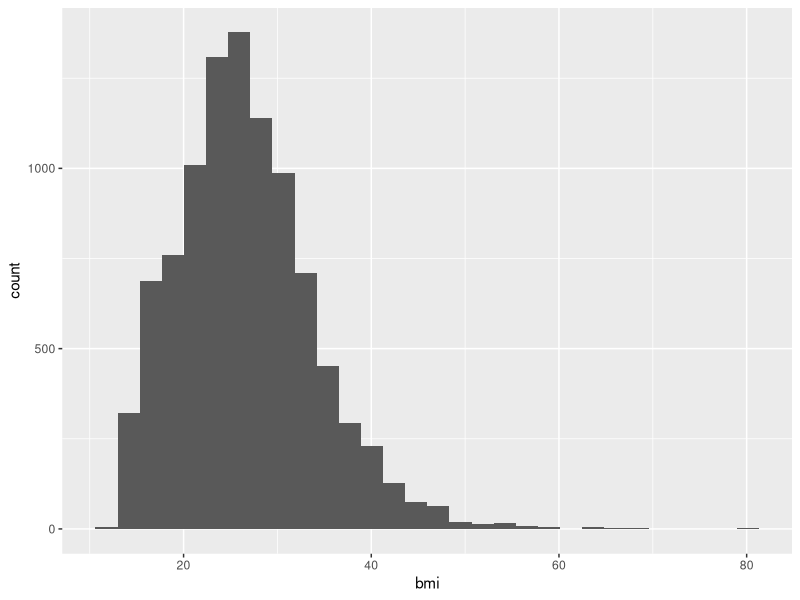
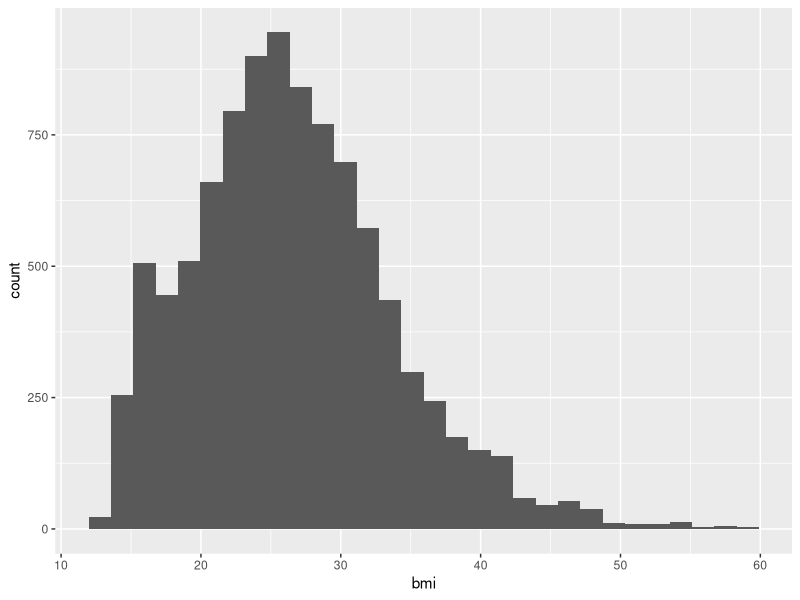
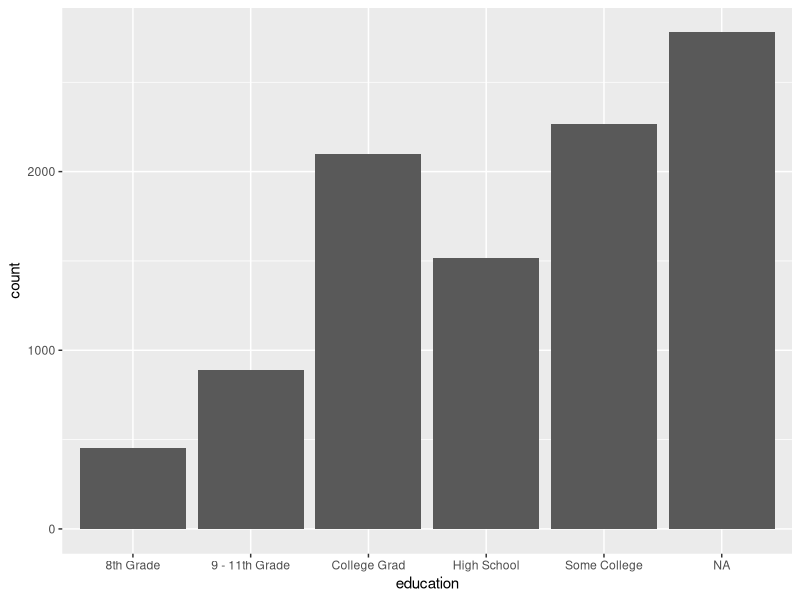
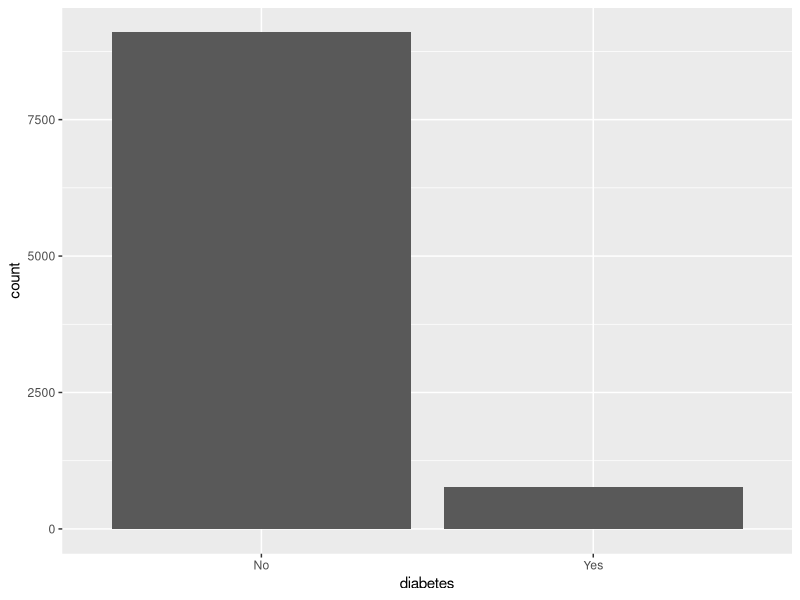
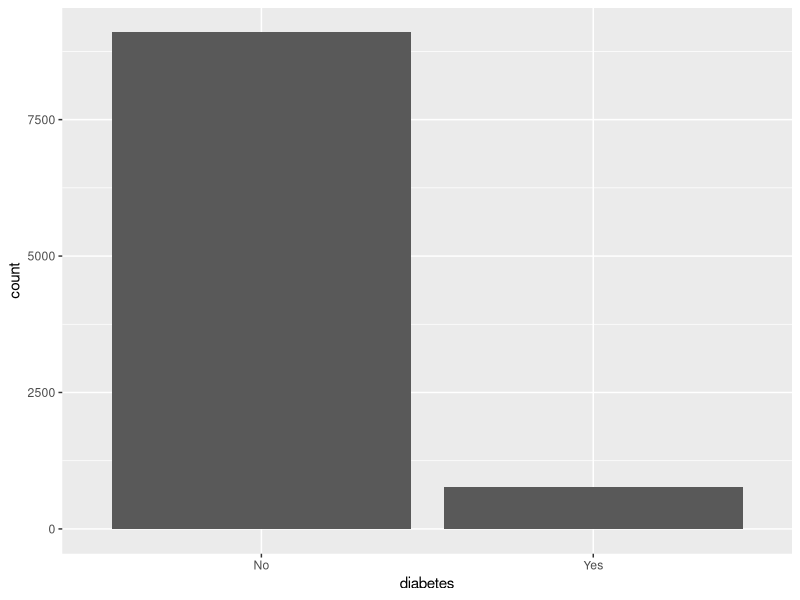
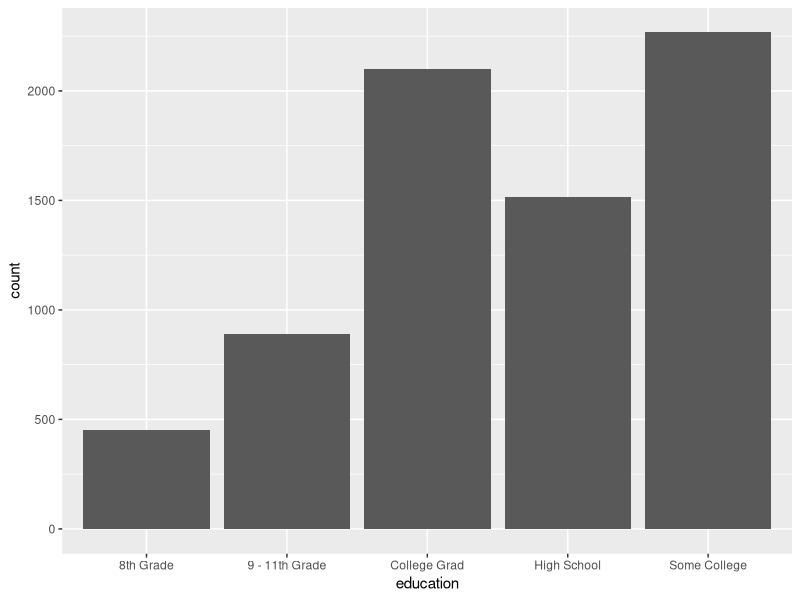
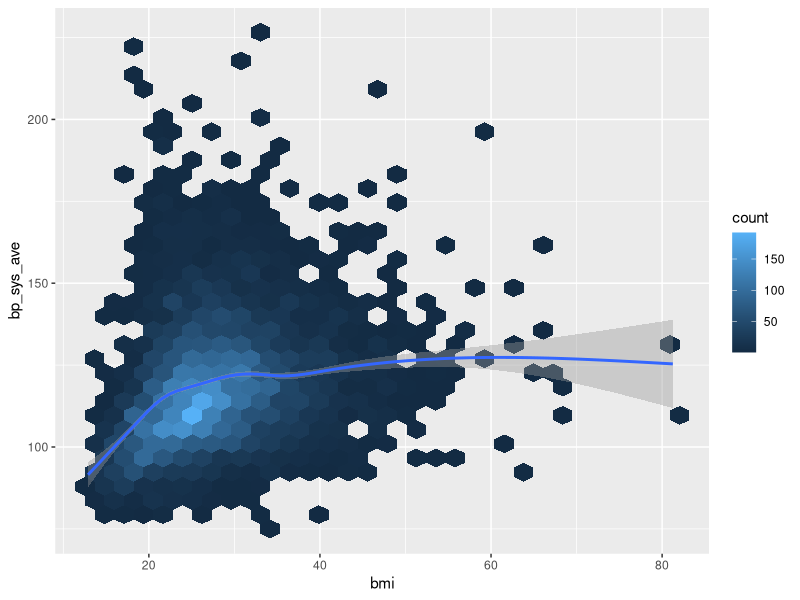
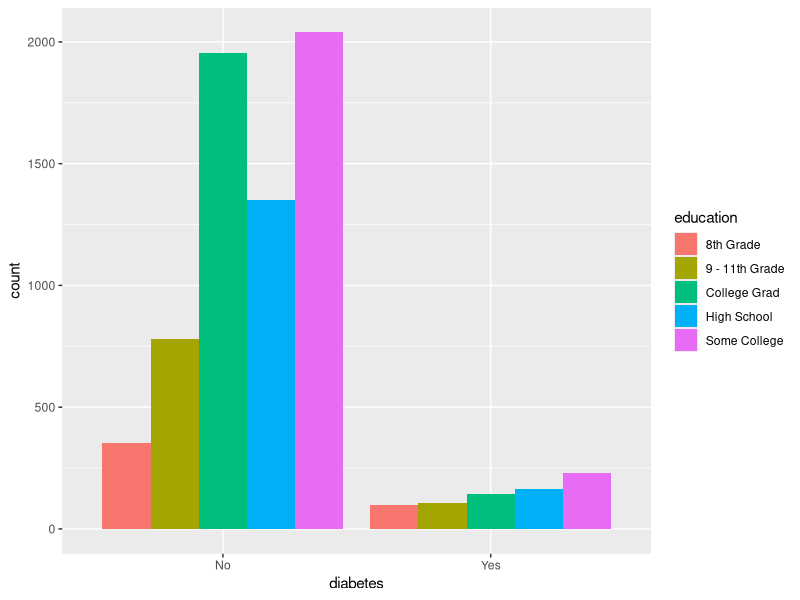

Recreate these plots in R, in order.
## ---- chunk 1
#| include: false
# This allow us to hide the messages and warnings
# By adding "setup" it tells markdown that it is a setup chunk, it will allow you to load your library easily when you start R markdown again. We need to add here the libraries we are going to use as well as our data_set

library(tidyverse)
nhanes_small <- read_csv(here::here("data/nhanes_small.csv"))
## ---- chunk 2
#| echo: false
#| warning: false
#| message: false
# When writing those names, always use "-" instead of "_"
# creation of this code chunk by doing command, option, i
# To do | do option 7

nhanes_small %>%
  filter(!is.na(diabetes)) %>%
  group_by(diabetes, education) %>%
  summarize(
    max_bmi = max(bmi, na.rm = TRUE),
    min_bmi = min(bmi, na.rm = TRUE)
  ) %>%
  ungroup() %>%
  knitr::kable(caption = "Mean values of Age and bmi for each diabetes and physical activity status") # Add a heading to the table
## ---- chunk 3
#| echo: false
nhanes_small %>%
  filter(!is.na(diabetes), !is.na(education)) %>%
  group_by(diabetes, education) %>%
  summarise(
    mean_age = mean(age, na.rm = TRUE),
    mean_bmi = mean(bmi, na.rm = TRUE)
  ) %>%
  ungroup() %>%
  mutate(
    # Task 2a.
    mean_age = round(mean_age, 1),
    mean_bmi = round(mean_bmi, 1),
    # Task 2b.
    education = str_to_sentence(education)
  ) %>%
  rename(
    # Task 3.
    "Diabetes Status" = diabetes,
    "Education" = education,
    "Mean Age" = mean_age,
    "Mean BMI" = mean_bmi
  ) %>%
  knitr::kable(caption = "Mean values of Age and BMI for each education and diabetes status.")
## ---- chunk 4
ggplot(nhanes_small, aes(x = bmi)) +
    geom_histogram(na.rm = TRUE)

# In the argument we add different layers to our graph. First, aes() is aesthetic, we add inside the value of the axis. We add a new layer adding "+" and jumping line. The second layer in geometry. Be careful to keep the spaces where there are.

## ---- chunk 5
#| fig-cap: "Distribution of BMI." 
#| label: fig-bmi-histo

#Do not put comment between the headers otherwise it is not recognizing it as headers anymore.
#This will appear under the figure when we render it.
# Do not forget space after definition for the indentation!
#Now we want to remove value over 60 because there is basically no values after that in our previous graph
nhanes_small %>% 
    filter(bmi<=60) %>% 
    ggplot(aes(x = bmi)) + 
    geom_histogram(na.rm = TRUE) #To remove missing values
## ---- chunk 6
nhanes_small %>% 
    ggplot(aes(x = education)) +
    geom_bar()
## ---- chunk 7
nhanes_small %>% 
    filter(!is.na(diabetes)) %>% 
    ggplot(aes(x=diabetes)) +
    geom_bar()
## ---- chunk 8
#| label: fig-diabetes-education
#| fig-cap: "Counts of diabetes and education."
#| fig.subcap: 
#|   - "Diabetes"
#|   - "Education"
#| layout-ncol: 2

nhanes_small %>% 
    filter(!is.na(diabetes)) %>% 
    ggplot(aes(x=diabetes)) +
    geom_bar()


nhanes_small %>% 
    filter(!is.na(education)) %>% 
    ggplot(aes(x=education)) +
    geom_bar()
## ---- chunk 9
nhanes_small %>% 
    ggplot(aes(x = bmi, y = bp_sys_ave)) +
    geom_hex(na.rm = TRUE) +
    geom_smooth(na.rm = TRUE)
## ---- chunk 10
nhanes_small %>% 
    filter(!is.na(education), !is.na(diabetes)) %>% 
    ggplot(aes(x = diabetes, fill = education)) +
    geom_bar(position = position_dodge())
    
## ---- chunk 11
nhanes_small %>% 
    filter(!is.na(diabetes), bmi <= 60) %>% 
    ggplot(aes(x = diabetes, y = bmi)) +
    geom_violin(na.rm = TRUE) +
    geom_boxplot(na.rm = TRUE)
    
